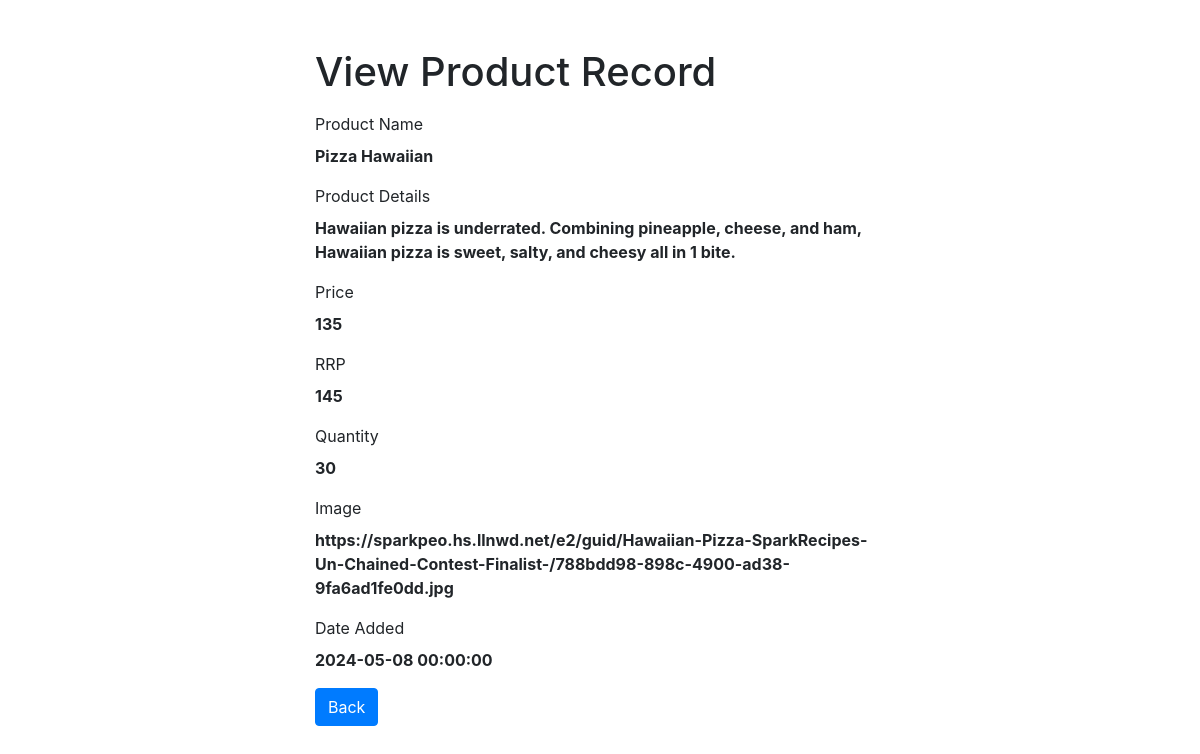
Screenshot of /it28-admin/public/inventory/read.php?product_id=2 with the database file from the repository.
### tables this page shows
CREATE TABLE `products` (
  `product_id` int(11) NOT NULL,
  `product_name` varchar(200) NOT NULL,
  `description` text NOT NULL,
  `price` decimal(10,0) NOT NULL,
  `rrp` decimal(10,0) NOT NULL DEFAULT 0,
  `quantity` int(11) NOT NULL,
  `img` text NOT NULL,
  `date_added` datetime NOT NULL DEFAULT current_timestamp(),
  `user_id` int(20) NOT NULL
);

### it28-admin/public/inventory/read.php (the view, shortened to what this page needs)
<?php
if(isset($_GET["product_id"]) && !empty(trim($_GET["product_id"]))){
    require_once '../../db/config.php';
    $sql = "SELECT * FROM products WHERE product_id = :product_id";
    if($stmt = $pdo->prepare($sql)){
        $stmt->bindParam(":product_id", $param_product_id);
        if($stmt->execute()){
            if($stmt->rowCount() == 1){
                $row = $stmt->fetch(PDO::FETCH_ASSOC);
                $product_name = $row["product_name"];
                $product_details = $row["description"];
                $product_price = $row["price"];
                $product_rrp = $row["rrp"];
                $product_quantity = $row["quantity"];
                $product_img = $row["img"];
                $date_added = $row["date_added"];
            } else{
                header("location: ../public/error.php");
                exit();
            }
        } else{
            echo "Oops! Something went wrong. Please try again later.";
        }
    }
} else{
    header("location: ../public/error.php");
    exit();
}
?>
<!DOCTYPE html>
<html lang="en">
<head>
    <link rel="stylesheet" href="https://stackpath.bootstrapcdn.com/bootstrap/4.5.2/css/bootstrap.min.css">
</head>
<body>
    <div class="wrapper">
        <div class="container-fluid">
            <div class="row">
                <div class="col-md-12">
                    <h1 class="mt-5 mb-3">View Product Record</h1>
                    <div class="form-group">
                        <label>Product Name</label>
                        <p><b><?php echo htmlspecialchars($product_name); ?></b></p>
                    </div>
                    <div class="form-group">
                        <label>Product Details</label>
                        <p><b><?php echo htmlspecialchars($product_details); ?></b></p>
                    </div>
                    <div class="form-group">
                        <label>Price</label>
                        <p><b><?php echo htmlspecialchars($product_price); ?></b></p>
                    </div>
                    <div class="form-group">
                        <label>RRP</label>
                        <p><b><?php echo htmlspecialchars($product_rrp); ?></b></p>
                    </div>
                    <div class="form-group">
                        <label>Quantity</label>
                        <p><b><?php echo htmlspecialchars($product_quantity); ?></b></p>
                    </div>
                    <div class="form-group">
                        <label>Image</label>
                        <p><b><?php echo htmlspecialchars($product_img); ?></b></p>
                    </div>
                    <div class="form-group">
                        <label>Date Added</label>
                        <p><b><?php echo htmlspecialchars($date_added); ?></b></p>
                    </div>
                    <p><a href="../products.php" class="btn btn-primary">Back</a></p>
                </div>
            </div>
        </div>
    </div>
</body>
</html>

### it28-admin/public/inventory/read.php (style rules this page uses)
.wrapper { width: 600px; margin: 0 auto; }

### rows the page displays
products: product_name "Pizza Hawaiian", description "Hawaiian pizza is underrated. Combining pineapple, cheese, and ham, Hawaiian pizza is sweet, salty, and cheesy all in 1 bite.", price "135", rrp "145", quantity "30", img "https://sparkpeo.hs.llnwd.net/e2/guid/Hawaiian-Pizza-SparkRecipes-Un-Chained-Contest-Finalist-/788bdd98-898c-4900-ad38-9fa6ad1fe0dd.jpg", date_added "2024-05-08 00:00:00"
